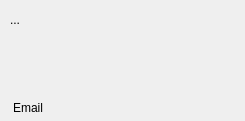
<?xml version="1.0" encoding="UTF-8"?>
<ui version="4.0">
 <class>UserInfoTipWindowClass</class>
 <widget class="QWidget" name="UserInfoTipWindowClass">
  <property name="geometry">
   <rect>
    <x>0</x>
    <y>0</y>
    <width>245</width>
    <height>121</height>
   </rect>
  </property>
  <property name="windowTitle">
   <string>UserInfoTipWindow</string>
  </property>
  <layout class="QVBoxLayout" name="verticalLayout">
   <property name="margin">
    <number>3</number>
   </property>
   <item>
    <layout class="QGridLayout" name="gridLayout">
     <item row="0" column="0" rowspan="2">
      <widget class="QToolButton" name="toolButtonUserInfo">
       <property name="focusPolicy">
        <enum>Qt::NoFocus</enum>
       </property>
       <property name="text">
        <string>...</string>
       </property>
       <property name="icon">
        <iconset resource="../resources.qrc">
         <normaloff>:/resources/images/app.png</normaloff>:/resources/images/app.png</iconset>
       </property>
       <property name="iconSize">
        <size>
         <width>48</width>
         <height>48</height>
        </size>
       </property>
       <property name="autoRaise">
        <bool>true</bool>
       </property>
      </widget>
     </item>
     <item row="0" column="1">
      <widget class="QLabel" name="labelUserIDInfo">
       <property name="sizePolicy">
        <sizepolicy hsizetype="Expanding" vsizetype="Preferred">
         <horstretch>0</horstretch>
         <verstretch>0</verstretch>
        </sizepolicy>
       </property>
       <property name="text">
        <string/>
       </property>
      </widget>
     </item>
     <item row="1" column="1">
      <widget class="QLabel" name="labelDescription">
       <property name="sizePolicy">
        <sizepolicy hsizetype="Expanding" vsizetype="Preferred">
         <horstretch>0</horstretch>
         <verstretch>0</verstretch>
        </sizepolicy>
       </property>
       <property name="text">
        <string/>
       </property>
       <property name="wordWrap">
        <bool>true</bool>
       </property>
      </widget>
     </item>
    </layout>
   </item>
   <item>
    <layout class="QGridLayout" name="gridLayout_2">
     <property name="leftMargin">
      <number>6</number>
     </property>
     <item row="0" column="0">
      <widget class="QLabel" name="labelExtraInfo">
       <property name="sizePolicy">
        <sizepolicy hsizetype="Expanding" vsizetype="Expanding">
         <horstretch>0</horstretch>
         <verstretch>0</verstretch>
        </sizepolicy>
       </property>
       <property name="text">
        <string/>
       </property>
       <property name="wordWrap">
        <bool>true</bool>
       </property>
       <property name="openExternalLinks">
        <bool>true</bool>
       </property>
      </widget>
     </item>
    </layout>
   </item>
   <item>
    <layout class="QHBoxLayout" name="horizontalLayout">
     <property name="leftMargin">
      <number>3</number>
     </property>
     <item>
      <widget class="QToolButton" name="toolButtonEmail">
       <property name="toolTip">
        <string>Send an email</string>
       </property>
       <property name="whatsThis">
        <string>Send an email</string>
       </property>
       <property name="text">
        <string>Email</string>
       </property>
       <property name="icon">
        <iconset resource="../resources.qrc">
         <normaloff>:/resources/images/email.png</normaloff>:/resources/images/email.png</iconset>
       </property>
       <property name="autoRaise">
        <bool>true</bool>
       </property>
      </widget>
     </item>
     <item>
      <spacer name="horizontalSpacer">
       <property name="orientation">
        <enum>Qt::Horizontal</enum>
       </property>
       <property name="sizeHint" stdset="0">
        <size>
         <width>40</width>
         <height>20</height>
        </size>
       </property>
      </spacer>
     </item>
    </layout>
   </item>
  </layout>
 </widget>
 <layoutdefault spacing="6" margin="11"/>
 <resources>
  <include location="../resources.qrc"/>
 </resources>
 <connections/>
</ui>
